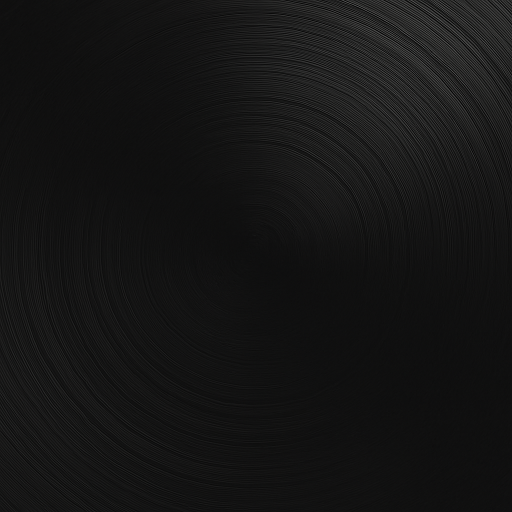
#> input picture Assets/record background.png, 1024 x 1024 px (shown at 1/2 size)
$ python -i compose-app-store-overlay.py   (imports and definitions only)
#> lines starting #> are read from the running program, lines starting #| are printed output that depends on the picture
#!/usr/bin/env python3
"""Composite a window-only Vibe capture onto a designed App Store background.

    scripts/compose-app-store-overlay.py <shot.png> <out.png> [--headline ...]

Unlike appstore-capture-app-screenshots.sh, which photographs the window over a
staged desktop so the Liquid Glass shows a real backdrop, this is a pure
mock-up: it takes an already-captured window (the alpha-channel PNGs in
Assets/, produced by generate-readme-screenshots.sh) and lays it over a
generated background. That is only honest because those captures come out
effectively opaque -- the window's own material is dense enough that nothing
behind it would show through anyway -- so the background is decoration around
the window, never through it.

The background is built from the app's own identity rather than a wallpaper:
the vinyl-groove texture from the app icon, lit by a heavily blurred wash of
the playing track's own album artwork (cropped out of the shot itself), then
vignetted. Each shot therefore carries the colour of the music it is showing.
"""

import argparse
import os
import subprocess
import sys
import tempfile

import numpy as np
from PIL import Image, ImageDraw, ImageEnhance, ImageFilter, ImageFont

ROOT = os.path.dirname(os.path.dirname(os.path.abspath(__file__)))

# 2880x1800 is the 16:10 size App Store Connect takes for macOS; 2560x1600 and
# 1440x900 are the others and work unchanged, since everything is placed by
# fraction of the canvas.
CANVAS_W, CANVAS_H = 2880, 1800

# How much of the canvas the window may take. Width usually binds; the height
# cap only comes into play for the tall playlist+pitch shot, and leaves room
# for the headline above. The README captures are 1360-1550px wide, so a width
# fraction this high means upscaling ~1.5-1.8x -- checked at 1:1, and the
# 2x-retina source takes it without visible softening.
WINDOW_W_FRAC = 0.84
WINDOW_H_FRAC = 0.72

# Vertical placement of the headline + window block within the free space.
BLOCK_Y_FRAC = 0.5

GROOVE = os.path.join(ROOT, "Assets", "record background.png")

# SF Pro, the system font, as a variable font -- named instances rather than
# separate faces. Matches the type inside the window. PIL does no font
# fallback, so CJK languages must name a real face: PingFang is unreachable
# (only the Reserved PingFangUI.ttc exists, and PIL cannot open it), so
# zh-Hans uses Hiragino Sans GB, the system's PIL-openable Simplified face.
# The ttc entries are static fonts -- set_variation_by_name would raise.
FONT = "/System/Library/Fonts/SFNS.ttf"
HEADLINE_WEIGHT, SUBHEAD_WEIGHT = "Semibold", "Regular"
CJK_FONTS = {  # (path, ttc index) per role
    "ja": {
        "headline": ("/System/Library/Fonts/ヒラギノ角ゴシック W6.ttc", 0),
        "subhead": ("/System/Library/Fonts/ヒラギノ角ゴシック W3.ttc", 0),
    },
    "ko": {
        "headline": ("/System/Library/Fonts/AppleSDGothicNeo.ttc", 4),  # SemiBold
        "subhead": ("/System/Library/Fonts/AppleSDGothicNeo.ttc", 0),  # Regular
    },
    "zh-Hans": {
        "headline": ("/System/Library/Fonts/Hiragino Sans GB.ttc", 2),  # W6
        "subhead": ("/System/Library/Fonts/Hiragino Sans GB.ttc", 0),  # W3
    },
    "zh-Hant": {  # Heiti TC — the only PIL-openable Traditional sans
        "headline": ("/System/Library/Fonts/STHeiti Medium.ttc", 0),
        "subhead": ("/System/Library/Fonts/STHeiti Light.ttc", 0),
    },
}
# Tracking as a fraction of the point size. SF tightens at display sizes;
# negative tracking is a Latin display convention, so CJK stays at 0.
HEADLINE_TRACKING, SUBHEAD_TRACKING = -0.014, 0.0

# Optional row of SF Symbols above the headline (--glyphs). Height and gap are
# fractions of the canvas width; the height is deliberately larger than the
# headline's point size, so the row reads as artwork rather than as a caption.
SYMBOL_RENDERER = os.path.join(ROOT, "scripts", "screenshots", "render-symbols.swift")
GLYPH_H_FRAC = 0.050
GLYPH_GAP_FRAC = 0.030
GLYPH_BLOCK_GAP_FRAC = 0.026
GLYPH_ALPHA = 235
GLYPH_WEIGHT = "regular"
# Point size handed to the rasterizer. Symbols are vector, so this only sets
# resolution -- keep it comfortably above the drawn height.
GLYPH_RENDER_PT = 220


# --- the window -------------------------------------------------------------


def load_window(path):
    """Crop a capture down to the window body, dropping the baked-in shadow.

    Returns the cropped RGBA image and the side of its square album-art tile
    (which is the header height, since the artwork fills the header)."""
#> called with path = '../Assets/record background.png'
    im = Image.open(path).convert("RGBA")
    alpha = np.array(im)[:, :, 3]
#> alpha: shape (1024, 1024); every value is 255
    ys, xs = np.where(alpha > 128)
    if not len(xs):
        sys.exit(f"{path}: no opaque pixels -- is this a window capture?")
    win = im.crop((xs.min(), ys.min(), xs.max() + 1, ys.max() + 1))

    # The crop's corner notches still hold shadow the window itself does not
    # cover, so re-cut them against a clean rounded rect. The radius is however
    # far the top row runs transparent before the corner curve ends.
    a = np.array(win)[:, :, 3]
    radius = int((a[0] < 200).sum() / 2) or 1
#> radius = 1
    mask = Image.new("L", win.size, 0)
#> mask: PIL image 1024x1024 L; every value is 0
    ImageDraw.Draw(mask).rounded_rectangle(
        (0, 0, win.width - 1, win.height - 1), radius=radius, fill=255
    )
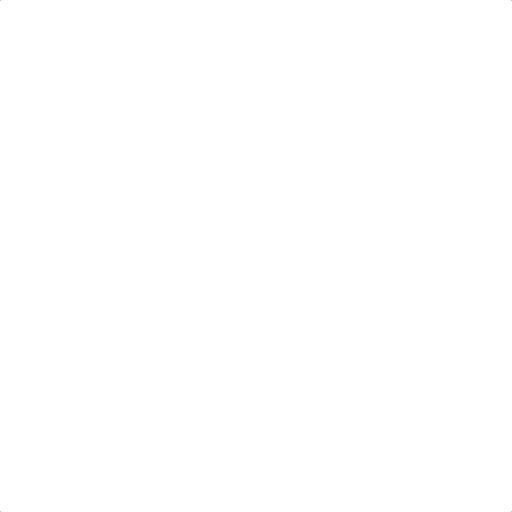
#> mask: PIL image 1024x1024 L (shown at 1/2 size); 100% white; black in thin lines or dots
    win.putalpha(Image.fromarray(np.minimum(a, np.array(mask))))

    # The artwork is a square tile flush with the window's top-left corner, so
    # its side is the header height: the first row below the header whose left
    # edge stops matching the tile. Detect it as the tallest run for which the
    # tile stays square-ish -- in practice the header is the same height in
    # every shot, so fall back to that rather than guessing.
    return win, header_height(win)


def header_height(win):
    """Height of the player header, i.e. the side of the square artwork tile.

    Found by walking down the left edge: inside the artwork the pixels are
    photographic and vary row to row; the playlist below starts a long run of
    near-identical dark rows."""
    px = np.array(win.convert("RGB"))[:, :12].mean(axis=1)  # left edge, per row
#> px = 1024 rows, first 8: [15.67, 15.33, 15.42], [15.67, 15.17, 14.92], [16.08, 15.5, 15.58], [15.92, 15.58, 15.42], [15.67, 15.75, 15.58], [15.5, 15.83, 15.25], [15.42, 15.25, 15], [15.67, 15.25, 15.17]
    if win.height <= win.width // 3:
        return win.height  # no playlist -- the header is the whole window
    delta = np.abs(np.diff(px, axis=0)).sum(axis=1)
#> delta = 1023 values, max 6.42 at index 803, min 0.0833 at index 43, mean 1.09
    # The playlist's first row is the biggest edge in the upper half.
    lo, hi = int(win.height * 0.2), int(win.height * 0.75)
#> lo = 204; hi = 768
    return int(lo + np.argmax(delta[lo:hi]))


# [95 lines left out: functions drop_shadow, aspect_fill, artwork_wash, vignette, build_background, render_glyphs and 2 more, not called in this run]


# --- text -------------------------------------------------------------------

# Point size and leading of each line, as fractions of the canvas width.
LINES = (("headline", 0.0330, 1.30, 255), ("subhead", 0.0180, 1.40, 195))
# Widest a text line may run, as a fraction of the canvas. When a translation
# exceeds it the point size shrinks (headline) or the line wraps then shrinks
# (subhead, max two lines); below MIN_SHRINK of nominal the copy is too long
# to read at store size, so fail and shorten the translation instead.
MAX_TEXT_W_FRAC = 0.92
MIN_SHRINK = 0.72
SHRINK_STEP = 0.96


# [18 lines left out: functions make_font, tracked, not called in this run]


def line_width(draw, text, font, tracking):
    widths = [draw.textlength(c, font=font) for c in text]
    return sum(widths) + tracking * (len(text) - 1)


# [65 lines left out: functions wrap_two, layout_text, draw_text, not called in this run]


def text_height(layout):
    return sum(leading for _, _, _, leading, _ in layout)


# --- run --------------------------------------------------------------------


# [68 lines left out: functions compose, main, not called in this run]


# [2 lines not run here, left out]

>>> result = load_window('../Assets/record background.png')
